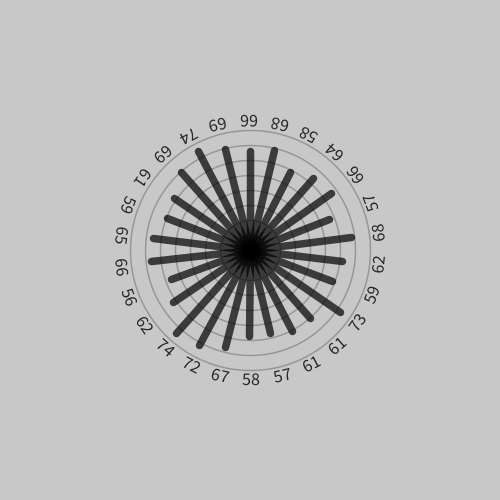
Frame 1 (no input)
Frame 60 (the mouse pressed at the canvas centre just before this capture): identical to frame 1, image omitted
Frame 120 (the mouse held since frame 60 and released just before this capture): identical to frame 1, image omitted

The Processing sketch that drew this single still picture (run headless with seeded random() and noise(); from frame 60 on, the mouse is pressed at the canvas centre):

// Processing sketch: weather_lines_polar1
// ── weather_lines_polar1.pde

float barw = 15;
int margin = 25;
float maxR = 180;

void setup() {
  size(500, 500);
  textAlign(CENTER);
}

void draw() {
  background(200);
  translate(width/2, height/2);
  scale(1.5);
  strokeWeight(1);
  stroke(150);
  for (int j=0; j < maxR; j=j+20) {
    noFill();
    ellipse(0, 0, j, j);
    fill(40);
  }

  noFill();
  stroke(0,180);
  strokeWeight(5);
  for (int i=0; i < temp.length; i++) {
    float angle = 2 * PI / float(temp.length);
    rotate(angle);
    line(0, 0, 0, temp[i]);
    text(temp[i],0,maxR/2.0);
  };

}

int[] temp = {
  67, 
  72, 
  74, 
  62, 
  56, 
  66, 
  65, 
  59, 
  61, 
  69, 
  74, 
  69, 
  66, 
  68, 
  58, 
  64, 
  66, 
  57, 
  68, 
  62, 
  59, 
  73, 
  61, 
  61, 
  57, 
  58
};
